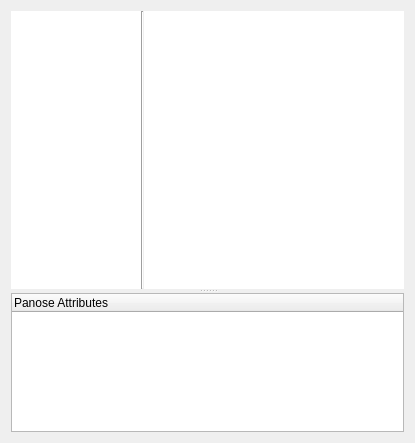
<?xml version="1.0" encoding="UTF-8"?>
<ui version="4.0">
 <class>PanoseWidget</class>
 <widget class="QWidget" name="PanoseWidget">
  <property name="geometry">
   <rect>
    <x>0</x>
    <y>0</y>
    <width>415</width>
    <height>443</height>
   </rect>
  </property>
  <property name="windowTitle">
   <string>Form</string>
  </property>
  <layout class="QGridLayout" name="gridLayout_2">
   <item row="0" column="0">
    <widget class="QSplitter" name="splitter">
     <property name="orientation">
      <enum>Qt::Vertical</enum>
     </property>
     <widget class="QWidget" name="widget" native="true">
      <property name="sizePolicy">
       <sizepolicy hsizetype="Preferred" vsizetype="Preferred">
        <horstretch>0</horstretch>
        <verstretch>2</verstretch>
       </sizepolicy>
      </property>
      <layout class="QGridLayout" name="gridLayout">
       <property name="margin">
        <number>0</number>
       </property>
       <property name="spacing">
        <number>0</number>
       </property>
       <item row="0" column="0">
        <widget class="QListView" name="attributeView">
         <property name="sizePolicy">
          <sizepolicy hsizetype="Expanding" vsizetype="Expanding">
           <horstretch>1</horstretch>
           <verstretch>0</verstretch>
          </sizepolicy>
         </property>
         <property name="frameShape">
          <enum>QFrame::NoFrame</enum>
         </property>
         <property name="horizontalScrollBarPolicy">
          <enum>Qt::ScrollBarAlwaysOff</enum>
         </property>
         <property name="textElideMode">
          <enum>Qt::ElideNone</enum>
         </property>
         <property name="movement">
          <enum>QListView::Static</enum>
         </property>
         <property name="flow">
          <enum>QListView::TopToBottom</enum>
         </property>
         <property name="resizeMode">
          <enum>QListView::Adjust</enum>
         </property>
         <property name="viewMode">
          <enum>QListView::ListMode</enum>
         </property>
         <property name="modelColumn">
          <number>0</number>
         </property>
         <property name="uniformItemSizes">
          <bool>false</bool>
         </property>
         <property name="wordWrap">
          <bool>true</bool>
         </property>
        </widget>
       </item>
       <item row="0" column="2">
        <widget class="QListView" name="valueView">
         <property name="sizePolicy">
          <sizepolicy hsizetype="Expanding" vsizetype="Expanding">
           <horstretch>2</horstretch>
           <verstretch>0</verstretch>
          </sizepolicy>
         </property>
         <property name="frameShape">
          <enum>QFrame::NoFrame</enum>
         </property>
         <property name="horizontalScrollBarPolicy">
          <enum>Qt::ScrollBarAlwaysOff</enum>
         </property>
         <property name="dragDropMode">
          <enum>QAbstractItemView::NoDragDrop</enum>
         </property>
         <property name="selectionMode">
          <enum>QAbstractItemView::ExtendedSelection</enum>
         </property>
         <property name="iconSize">
          <size>
           <width>64</width>
           <height>64</height>
          </size>
         </property>
         <property name="textElideMode">
          <enum>Qt::ElideNone</enum>
         </property>
         <property name="movement">
          <enum>QListView::Static</enum>
         </property>
         <property name="flow">
          <enum>QListView::TopToBottom</enum>
         </property>
         <property name="resizeMode">
          <enum>QListView::Adjust</enum>
         </property>
         <property name="viewMode">
          <enum>QListView::IconMode</enum>
         </property>
         <property name="modelColumn">
          <number>0</number>
         </property>
         <property name="uniformItemSizes">
          <bool>true</bool>
         </property>
        </widget>
       </item>
       <item row="0" column="1">
        <widget class="Line" name="line">
         <property name="orientation">
          <enum>Qt::Vertical</enum>
         </property>
        </widget>
       </item>
      </layout>
     </widget>
     <widget class="QTreeWidget" name="pTree">
      <property name="sizePolicy">
       <sizepolicy hsizetype="Expanding" vsizetype="Expanding">
        <horstretch>0</horstretch>
        <verstretch>1</verstretch>
       </sizepolicy>
      </property>
      <column>
       <property name="text">
        <string>Panose Attributes</string>
       </property>
      </column>
     </widget>
    </widget>
   </item>
  </layout>
 </widget>
 <resources/>
 <connections/>
</ui>
